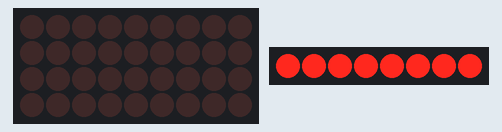
The sketch below on a simulated Arduino Uno, built with avr-gcc and run on an emulated ATmega328P. Shown: 9×4 LED matrix, 8 shift-register outputs drawn as a row of LEDs (first output left, lit = HIGH). Wiring (inferred from the names in the program): shift register (74HC595): data A3; shift clock pin 10; latch pin 9; LED matrix (orientation assumed): rows pin 2, pin 3, pin 4, pin 5; columns pin 6, pin 7, pin 8, pin 11, pin 12, pin 13, A0, A1, A2. Wiring (inferred from the signals the program sends): row of LEDs: on Q0, Q1, Q2, Q3, Q4, Q5, Q6, Q7.

Above: at 1.35 s.
At 2.23 s:
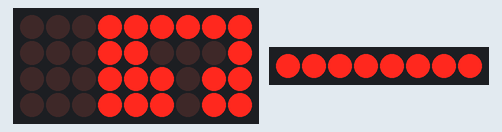
At 3.84 s:
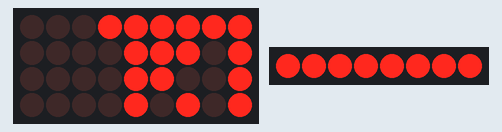
At 4.97 s:
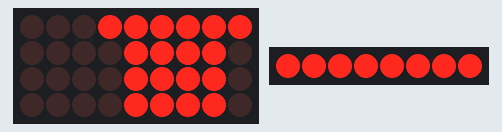
At 7.71 s:
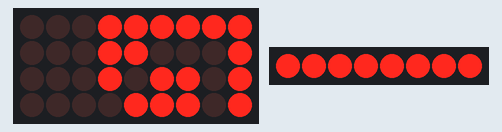
At 10.45 s:
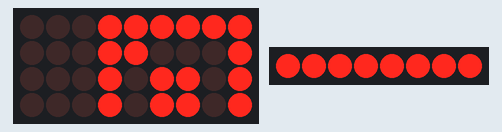

Measured:
- by itself, everything shown: repeats every 10.2 s, in 56 steps

The sketch:

LEDMatrixUno.ino
```cpp
#define ROW_1 2
#define ROW_2 3
#define ROW_3 4
#define ROW_4 5
#define ROW_5 6
#define ROW_6 7
#define ROW_7 8
#define ROW_8 9

#define COL_1 10
#define COL_2 11
#define COL_3 12
#define COL_4 13
#define COL_5 A0
#define COL_6 A1
#define COL_7 A2
#define COL_8 A3

const byte rows[] = {
    ROW_1, ROW_2, ROW_3, ROW_4, ROW_5, ROW_6, ROW_7, ROW_8
};
const byte col[] = {
  COL_1,COL_2, COL_3, COL_4, COL_5, COL_6, COL_7, COL_8
};

// The display buffer
// It's prefilled with a smiling face (1 = ON, 0 = OFF)
byte ALL[] = {B11111111,B11111111,B11111111,B11111111,B11111111,B11111111,B11111111,B11111111};
byte EX[] = {B00000000,B00010000,B00010000,B00010000,B00010000,B00000000,B00010000,B00000000};
byte A[] = {  B00000000,B00111100,B01100110,B01100110,B01111110,B01100110,B01100110,B01100110};
byte B[] = {B01111000,B01001000,B01001000,B01110000,B01001000,B01000100,B01000100,B01111100};
byte C[] = {B00000000,B00011110,B00100000,B01000000,B01000000,B01000000,B00100000,B00011110};
byte D[] = {B00000000,B00111000,B00100100,B00100010,B00100010,B00100100,B00111000,B00000000};
byte E[] = {B00000000,B00111100,B00100000,B00111000,B00100000,B00100000,B00111100,B00000000};
byte F[] = {B00000000,B00111100,B00100000,B00111000,B00100000,B00100000,B00100000,B00000000};
byte G[] = {B00000000,B00111110,B00100000,B00100000,B00101110,B00100010,B00111110,B00000000};
byte H[] = {B00000000,B00100100,B00100100,B00111100,B00100100,B00100100,B00100100,B00000000};
byte I[] = {B00000000,B00111000,B00010000,B00010000,B00010000,B00010000,B00111000,B00000000};
byte J[] = {B00000000,B00011100,B00001000,B00001000,B00001000,B00101000,B00111000,B00000000};
byte K[] = {B00000000,B00100100,B00101000,B00110000,B00101000,B00100100,B00100100,B00000000};
byte L[] = {B00000000,B00100000,B00100000,B00100000,B00100000,B00100000,B00111100,B00000000};
byte M[] = {B00000000,B00000000,B01000100,B10101010,B10010010,B10000010,B10000010,B00000000};
byte N[] = {B00000000,B00100010,B00110010,B00101010,B00100110,B00100010,B00000000,B00000000};
byte O[] = {B00000000,B00111100,B01000010,B01000010,B01000010,B01000010,B00111100,B00000000};
byte P[] = {B00000000,B00111000,B00100100,B00100100,B00111000,B00100000,B00100000,B00000000};
byte Q[] = {B00000000,B00111100,B01000010,B01000010,B01000010,B01000110,B00111110,B00000001};
byte R[] = {B00000000,B00111000,B00100100,B00100100,B00111000,B00100100,B00100100,B00000000};
byte S[] = {B00000000,B00111100,B00100000,B00111100,B00000100,B00000100,B00111100,B00000000};
byte T[] = {B00000000,B01111100,B00010000,B00010000,B00010000,B00010000,B00010000,B00000000};
byte U[] = {B00000000,B01000010,B01000010,B01000010,B01000010,B00100100,B00011000,B00000000};
byte V[] = {B00000000,B00100010,B00100010,B00100010,B00010100,B00010100,B00001000,B00000000};
byte W[] = {B00000000,B10000010,B10010010,B01010100,B01010100,B00101000,B00000000,B00000000};
byte X[] = {B00000000,B01000010,B00100100,B00011000,B00011000,B00100100,B01000010,B00000000};
byte Y[] = {B00000000,B01000100,B00101000,B00010000,B00010000,B00010000,B00010000,B00000000};
byte Z[] = {B00000000,B00111100,B00000100,B00001000,B00010000,B00100000,B00111100,B00000000};

float timeCount = 0;

void setup()
{
    // Open serial port
    Serial.begin(9600);

    // Set all used pins to OUTPUT
    // This is very important! If the pins are set to input
    // the display will be very dim.
    for (byte i = 2; i <= 14; i++)
        pinMode(i, OUTPUT);
    pinMode(A0, OUTPUT);
    pinMode(A1, OUTPUT);
    pinMode(A2, OUTPUT);
    pinMode(A3, OUTPUT);
}

void loop() {
  // This could be rewritten to not use a delay, which would make it appear brighter
delay(1);
timeCount += 1;

if(timeCount <  20)
{
drawScreen(A);
}
else if (timeCount <  40)
{
drawScreen(R);
}
else if (timeCount <  60)
{
drawScreen(D);
}
else if (timeCount <  80)
{
drawScreen(U);
}
else if (timeCount <  100)
{
drawScreen(I);
}
else if (timeCount <  120)
{
drawScreen(N);
}
else if (timeCount <  140) {
  drawScreen(O);
}
else if (timeCount <  160)
{
drawScreen(ALL);
}
else if (timeCount <  180)
{
drawScreen(ALL);
}
else {
// back to the start
timeCount = 0;
}
}
 void  drawScreen(byte buffer2[])
 {
   // Turn on each row in series
    for (byte i = 0; i < 8; i++)        // count next row
     {
        digitalWrite(rows[i], LOW);    //initiate whole row
        for (byte a = 0; a < 8; a++)    // count next row
        {
          // if You set (~buffer2[i] >> a) then You will have positive
          digitalWrite(col[a], (buffer2[i] >> a) & 0x01); // initiate whole column

          delayMicroseconds(100);       // uncoment deley for diferent speed of display
          //delayMicroseconds(1000);
          //delay(10);
          //delay(100);

          digitalWrite(col[a], 1);      // reset whole column
        }
        digitalWrite(rows[i], HIGH);     // reset whole row
        // otherwise last row will intersect with next row
    }
}
//
  /* this is siplest resemplation how for loop is working with each row.
    digitalWrite(COL_1, (~b >> 0) & 0x01); // Get the 1st bit: 10000000
    digitalWrite(COL_2, (~b >> 1) & 0x01); // Get the 2nd bit: 01000000
    digitalWrite(COL_3, (~b >> 2) & 0x01); // Get the 3rd bit: 00100000
    digitalWrite(COL_4, (~b >> 3) & 0x01); // Get the 4th bit: 00010000
    digitalWrite(COL_5, (~b >> 4) & 0x01); // Get the 5th bit: 00001000
    digitalWrite(COL_6, (~b >> 5) & 0x01); // Get the 6th bit: 00000100
    digitalWrite(COL_7, (~b >> 6) & 0x01); // Get the 7th bit: 00000010
    digitalWrite(COL_8, (~b >> 7) & 0x01); // Get the 8th bit: 00000001
}*/
```

MaxMatrix.cpp
```cpp
// (licence header left out)
#include "Arduino.h"
#include "MaxMatrix.h"

MaxMatrix::MaxMatrix(byte _data, byte _load, byte _clock, byte _num)
{
	data = _data;
	load = _load;
	clock = _clock;
	num = _num;
	for (int i=0; i<80; i++)
		buffer[i] = 0;
}

void MaxMatrix::init()
{
	pinMode(data,  OUTPUT);
	pinMode(clock, OUTPUT);
	pinMode(load,  OUTPUT);
	digitalWrite(clock, HIGH);

	setCommand(max7219_reg_scanLimit, 0x07);
	setCommand(max7219_reg_decodeMode, 0x00);  // using an led matrix (not digits)
	setCommand(max7219_reg_shutdown, 0x01);    // not in shutdown mode
	setCommand(max7219_reg_displayTest, 0x00); // no display test

	// empty registers, turn all LEDs off
	clear();

	setIntensity(0x0f);    // the first 0x0f is the value you can set
}

void MaxMatrix::setIntensity(byte intensity)
{
	setCommand(max7219_reg_intensity, intensity);
}

void MaxMatrix::clear()
{
	for (int i=0; i<8; i++)
		setColumnAll(i,0);

	for (int i=0; i<80; i++)
		buffer[i] = 0;
}

void MaxMatrix::setCommand(byte command, byte value)
{
	digitalWrite(load, LOW);
	for (int i=0; i<num; i++)
	{
		shiftOut(data, clock, MSBFIRST, command);
		shiftOut(data, clock, MSBFIRST, value);
	}
	digitalWrite(load, LOW);
	digitalWrite(load, HIGH);
}


void MaxMatrix::setColumn(byte col, byte value)
{
	int n = col / 8;
	int c = col % 8;
	digitalWrite(load, LOW);
	for (int i=0; i<num; i++)
	{
		if (i == n)
		{
			shiftOut(data, clock, MSBFIRST, c + 1);
			shiftOut(data, clock, MSBFIRST, value);
		}
		else
		{
			shiftOut(data, clock, MSBFIRST, 0);
			shiftOut(data, clock, MSBFIRST, 0);
		}
	}
	digitalWrite(load, LOW);
	digitalWrite(load, HIGH);

	buffer[col] = value;
}

void MaxMatrix::setColumnAll(byte col, byte value)
{
	digitalWrite(load, LOW);
	for (int i=0; i<num; i++)
	{
		shiftOut(data, clock, MSBFIRST, col + 1);
		shiftOut(data, clock, MSBFIRST, value);
		buffer[col * i] = value;
	}
	digitalWrite(load, LOW);
	digitalWrite(load, HIGH);
}

void MaxMatrix::setDot(byte col, byte row, byte value)
{
    bitWrite(buffer[col], row, value);

	int n = col / 8;
	int c = col % 8;
	digitalWrite(load, LOW);
	for (int i=0; i<num; i++)
	{
		if (i == n)
		{
			shiftOut(data, clock, MSBFIRST, c + 1);
			shiftOut(data, clock, MSBFIRST, buffer[col]);
		}
		else
		{
			shiftOut(data, clock, MSBFIRST, 0);
			shiftOut(data, clock, MSBFIRST, 0);
		}
	}
	digitalWrite(load, LOW);
	digitalWrite(load, HIGH);
}

void MaxMatrix::writeSprite(int x, int y, const byte* sprite)
{
	int w = sprite[0];
	int h = sprite[1];

	if (h == 8 && y == 0)
		for (int i=0; i<w; i++)
		{
			int c = x + i;
			if (c>=0 && c<80)
				setColumn(c, sprite[i+2]);
		}
	else
		for (int i=0; i<w; i++)
			for (int j=0; j<h; j++)
			{
				int c = x + i;
				int r = y + j;
				if (c>=0 && c<80 && r>=0 && r<8)
					setDot(c, r, bitRead(sprite[i+2], j));
			}
}

void MaxMatrix::reload()
{
	for (int i=0; i<8; i++)
	{
		int col = i;
		digitalWrite(load, LOW);
		for (int j=0; j<num; j++)
		{
			shiftOut(data, clock, MSBFIRST, i + 1);
			shiftOut(data, clock, MSBFIRST, buffer[col]);
			col += 8;
		}
		digitalWrite(load, LOW);
		digitalWrite(load, HIGH);
	}
}

void MaxMatrix::shiftLeft(bool rotate, bool fill_zero)
{
	byte old = buffer[0];
	int i;
	for (i=0; i<80; i++)
		buffer[i] = buffer[i+1];
	if (rotate) buffer[num*8-1] = old;
	else if (fill_zero) buffer[num*8-1] = 0;

	reload();
}

void MaxMatrix::shiftRight(bool rotate, bool fill_zero)
{
	int last = num*8-1;
	byte old = buffer[last];
	int i;
	for (i=79; i>0; i--)
		buffer[i] = buffer[i-1];
	if (rotate) buffer[0] = old;
	else if (fill_zero) buffer[0] = 0;

	reload();
}

void MaxMatrix::shiftUp(bool rotate)
{
	for (int i=0; i<num*8; i++)
	{
		bool b = buffer[i] & 1;
		buffer[i] >>= 1;
		if (rotate) bitWrite(buffer[i], 7, b);
	}
	reload();
}

void MaxMatrix::shiftDown(bool rotate)
{
	for (int i=0; i<num*8; i++)
	{
		bool b = buffer[i] & 128;
		buffer[i] <<= 1;
		if (rotate) bitWrite(buffer[i], 0, b);
	}
	reload();
}
```

MaxMatrix.h
```cpp
// (licence header left out)
#ifndef _MaxMatrix_H_
#define _MaxMatrix_H_

#include "Arduino.h"

#define max7219_reg_noop        0x00
#define max7219_reg_digit0      0x01
#define max7219_reg_digit1      0x02
#define max7219_reg_digit2      0x03
#define max7219_reg_digit3      0x04
#define max7219_reg_digit4      0x05
#define max7219_reg_digit5      0x06
#define max7219_reg_digit6      0x07
#define max7219_reg_digit7      0x08
#define max7219_reg_decodeMode  0x09
#define max7219_reg_intensity   0x0a
#define max7219_reg_scanLimit   0x0b
#define max7219_reg_shutdown    0x0c
#define max7219_reg_displayTest 0x0f

class MaxMatrix
{
  private:
    byte data;
    byte load;
    byte clock;
    byte num;
    byte buffer[80];

    void reload();

  public:
    MaxMatrix(byte data, byte load, byte clock, byte num);

    void init();
    void clear();
    void setCommand(byte command, byte value);
    void setIntensity(byte intensity);
    void setColumn(byte col, byte value);
    void setColumnAll(byte col, byte value);
    void setDot(byte col, byte row, byte value);
    void writeSprite(int x, int y, const byte* sprite);

    void shiftLeft(bool rotate = false, bool fill_zero = true);
    void shiftRight(bool rotate = false, bool fill_zero = true);
    void shiftUp(bool rotate = false);
    void shiftDown(bool rotate = false);
};

#endif
```
